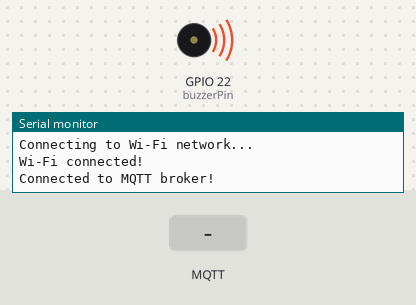
This sketch was run on a simulated ESP32. Shown: buzzer (waves = sounding, pin HIGH), the last lines printed to the serial monitor. The test bench sets the inputs (shaded band). WiFi joins after 1.5 s; servers stay silent unless stated; random numbers use the default seed unless the sketch sets one; no MQTT or app messages arrive unless stated.

Above: at 3.2 s.
3.3 s: MQTT message "1" arrives on the first subscribed topic
4.8 s: MQTT message "5" arrives on the first subscribed topic
At 6.2 s:
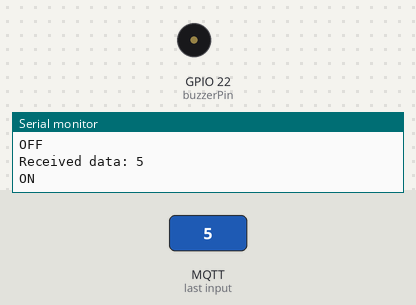
Timing chart, 0 to 7.8 s (numbered marks = the images above; inputs shaded):
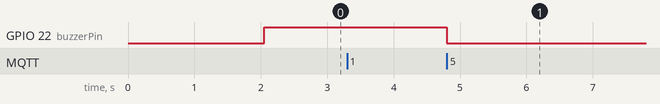

Measured:
- after the input at 4.8 s, GPIO 22 (buzzerPin): HIGH → LOW at once

The sketch:

ControlNode.ino
```cpp
#include <esp_now.h>
#include <WiFi.h>
#include <PubSubClient.h>
#include <ArduinoJson.h>
#include <WiFiClientSecure.h>

// Wi-Fi credentials
const char* ssid = "A7.15";
const char* password = "nhatquang48123";

// MQTT broker details
const char* mqttBroker = "c09422c3110542c394f85fd6edf9bcf5.s2.eu.hivemq.cloud";
const int mqttPort = 8883;
const char* mqttUsername = "20520597";
const char* mqttPassword = "Brs13125";
const char* sub_topic = "20520597/pub";

WiFiClientSecure wifiClient;
PubSubClient mqttClient(wifiClient);

int lastFlameStatus = 0; // Initial value
float lastGasPPM = 0;     // Initial value

const int buzzerPin = 22;  // Buzzer connected to pin 22

void connectToWiFi() {
  WiFi.begin(ssid, password);
  while (WiFi.status() != WL_CONNECTED) {
    delay(1000);
    Serial.println("Connecting to Wi-Fi network...");
  }
  Serial.println("Wi-Fi connected!");
}

void connectToMQTTBroker() {
  wifiClient.setInsecure();
  mqttClient.setServer(mqttBroker, mqttPort);

  String clientId = "ESP32-";
  clientId += String(random(0xffff), HEX);

  if (mqttClient.connect(clientId.c_str(), mqttUsername, mqttPassword)) {
    Serial.println("Connected to MQTT broker!");
    mqttClient.subscribe(sub_topic);
  } else {
    Serial.print("Failed to connect to MQTT broker, error = ");
    Serial.println(mqttClient.state());
  }
}

void callback(char* topic, byte* payload, unsigned int length) {
  // Convert the payload byte array to a String
  String receivedData = "";
  for (int i = 0; i < length; i++) {
    receivedData += (char)payload[i];
  }

  // Process the received data
  Serial.print("Received data: ");
  Serial.println(receivedData);

  String temperature = receivedData.substring(0, receivedData.indexOf(','));
  receivedData = receivedData.substring(receivedData.indexOf(',') + 1);
  String gasPPM = receivedData.substring(0, receivedData.indexOf(','));
  receivedData = receivedData.substring(receivedData.indexOf(',') + 1);
  String flameStatus = receivedData;

  //String to data
  float temperatureValue = temperature.toFloat();
  float gasPPMValue = gasPPM.toFloat();
  int flameStatusValue = flameStatus.toInt();

  // Use the extracted values as needed in your code
  checkFlameAndGasPPM(flameStatusValue, gasPPMValue);
  // For example, you can store them in variables or perform actions based on the values
}

void setupBuzzer() {
  pinMode(buzzerPin, OUTPUT);
  digitalWrite(buzzerPin, HIGH);  // Turn off the buzzer initially
}

void buzzerOn() {
  digitalWrite(buzzerPin, LOW);  // Turn on the buzzer
  Serial.println("ON");
}

void buzzerOff() {
  digitalWrite(buzzerPin, HIGH);  // Turn off the buzzer
  Serial.println("OFF");
}

void checkFlameAndGasPPM(int flame, int gasPPM) {
  static bool buzzerState = true;  // Current state of the buzzer (on/off)

  if (flame == 1 && gasPPM < 40) {
    if (buzzerState) {
      buzzerOff();  // Turn off the buzzer
      buzzerState = false;
    }
  } else {
    if (!buzzerState) {
      buzzerOn();  // Turn on the buzzer
      buzzerState = true;
    }
  }
}

void setup() {
  Serial.begin(115200);

  WiFi.mode(WIFI_STA);
  connectToWiFi();
  connectToMQTTBroker();
  setupBuzzer();
  mqttClient.setCallback(callback);
}

void loop() {
  if (!mqttClient.connected()) {
    connectToMQTTBroker();
  }
  mqttClient.loop();
}
```
